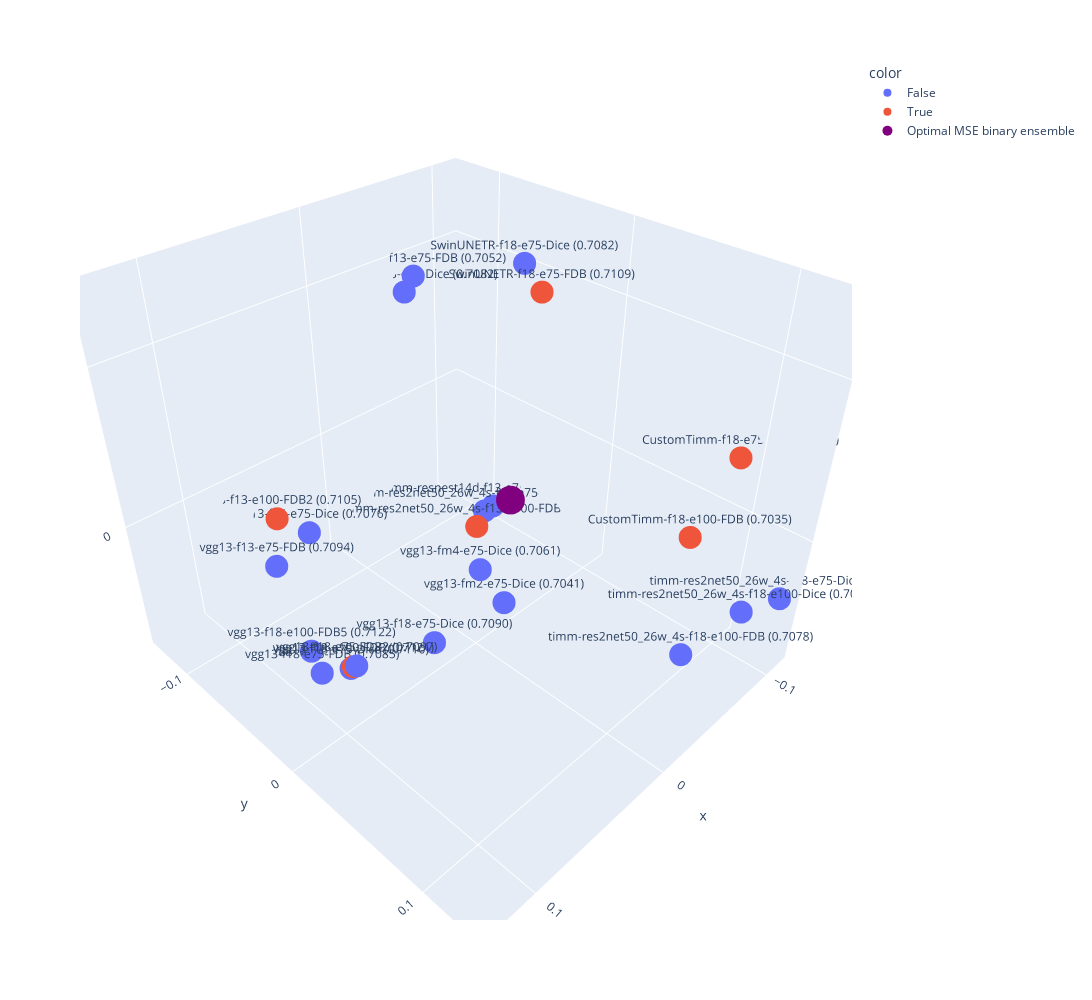

The notebook cell saved with this chart:
### Code cell
# DO the same thing in 3D
pca = PCA(n_components=3)
embedding = pca.fit_transform(1 - corr)

# plot with plotly express interactive
# set the marker color to light blue if they are in the best selection
fig = px.scatter_3d(x=embedding[:, 0], y=embedding[:, 1], z=embedding[:, 2], text=[f"{short_name(names[folder])} ({dice_scores[folder]:.4f})" for folder in folders],
                    hover_name=[f"({dice_scores[folder]:.4f}) {names[folder]}" for folder in folders],
                    color=[folder in [folders[i] for i in range(len(folders)) if best_selection[i] > 0.5] for folder in folders])

# # show the location of the best linear combination
# best_normed = best_individual / sum(best_individual)
# dice = dice_fitness(best_individual, pred_array, targets)
# fig.add_scatter3d(x=[np.dot(embedding[:, 0], best_normed)], y=[np.dot(embedding[:, 1], best_normed)], z=[np.dot(embedding[:, 2], best_normed)], mode="markers", marker=dict(size=10, color="red"), name="Genetic Algorithm weights", text=f"({dice:.4f})")
# 
# # show the location of the linear regression weights
# dice = dice_fitness(weights, pred_array, targets)
# fig.add_scatter3d(x=[np.dot(embedding[:, 0], weights)], y=[np.dot(embedding[:, 1], weights)], z=[np.dot(embedding[:, 2], weights)], mode="markers", marker=dict(size=10, color="green"), name="Linear regression weights", text=f"({dice:.4f})")
# 
# # show the location of the simple ensemble
# simple_weights = simple_selection / sum(simple_selection)
# dice = dice_fitness(simple_selection, pred_array, targets)
# fig.add_scatter3d(x=[np.dot(embedding[:, 0], simple_weights)], y=[np.dot(embedding[:, 1], simple_weights)], z=[np.dot(embedding[:, 2], simple_weights)], mode="markers", marker=dict(size=10, color="blue"), name="Top 3 model ensemble", text=f"({dice:.4f})")
# 
# show the location of the optimal ensemble according to best_selection
best_selection_weights = np.array(best_selection) / sum(best_selection)
dice = dice_fitness(best_selection, pred_array, targets)
fig.add_scatter3d(x=[np.dot(embedding[:, 0], best_selection_weights)], y=[np.dot(embedding[:, 1], best_selection_weights)], z=[np.dot(embedding[:, 2], best_selection_weights)], mode="markers", marker=dict(size=10, color="purple"), name="Optimal MSE binary ensemble", text=f"({dice:.4f})")

# set size
fig.update_layout(autosize=False, width=1500, height=1000)
fig.show()

### Figure 1 — Plotly figure (JSON) as saved in the notebook; plotly's stock layout.template omitted (floating-point values rounded to 4 significant figures)
{"data": [{"hovertemplate": "<b>%{hovertext}</b><br><br>color=False<br>x=%{x}<br>y=%{y}<br>z=%{z}<br>text=%{text}<extra></extra>", "hovertext": ["(0.7122) vgg13-Unet-f18-bs16-e100-FocalDice5BoundaryLoss", "(0.7110) vgg13-Unet-f18-bs16-e75-DiceLoss", "(0.7097) vgg13-Unet-f18-bs16-e75-FocalDice2BoundaryLoss", "(0.7094) vgg13-Unet-f13-bs16-e75-FocalDiceBoundaryLoss", "(0.7090) vgg13-Unet-f18-bs16-e75-DiceLoss", "(0.7085) vgg13-Unet-f18-bs16-e75-FocalDiceBoundaryLoss", "(0.7082) SwinUNETR-f18-bs16-e75-DiceLoss", "(0.7082) SwinUNETR-f13-bs16-e75-DiceLoss", "(0.7078) timm-res2net50_26w_4s-Unet-f18-bs16-e100-FocalDiceBoundaryLoss", "(0.7076) vgg13-Unet-f13-bs16-e75-DiceLoss", "(0.7074) timm-res2net50_26w_4s-Unet-f13-bs16-e75-DiceLoss", "(0.7061) vgg13-Unet-fm4-bs16-e75-DiceLoss", "(0.7052) SwinUNETR-f13-bs16-e75-FocalDiceBoundaryLoss", "(0.7048) timm-res2net50_26w_4s-Unet-f18-bs16-e100-DiceLoss", "(0.7041) vgg13-Unet-fm2-bs16-e75-DiceLoss", "(0.7040) timm-resnest14d-Unet-f13-bs16-e75-DiceLoss", "(0.7032) timm-res2net50_26w_4s-Unet-f18-bs16-e75-DiceLoss"], "legendgroup": "False", "marker": {"color": "#636efa", "symbol": "circle"}, "mode": "markers+text", "name": "False", "scene": "scene", "showlegend": true, "text": ["vgg13-f18-e100-FDB5 (0.7122)", "vgg13-f18-e75-Dice (0.7110)", "vgg13-f18-e75-FDB2 (0.7097)", "vgg13-f13-e75-FDB (0.7094)", "vgg13-f18-e75-Dice (0.7090)", "vgg13-f18-e75-FDB (0.7085)", "SwinUNETR-f18-e75-Dice (0.7082)", "SwinUNETR-f13-e75-Dice (0.7082)", "timm-res2net50_26w_4s-f18-e100-FDB (0.7078)", "vgg13-f13-e75-Dice (0.7076)", "timm-res2net50_26w_4s-f13-e75-Dice (0.7074)", "vgg13-fm4-e75-Dice (0.7061)", "SwinUNETR-f13-e75-FDB (0.7052)", "timm-res2net50_26w_4s-f18-e100-Dice (0.7048)", "vgg13-fm2-e75-Dice (0.7041)", "timm-resnest14d-f13-e75-Dice (0.7040)", "timm-res2net50_26w_4s-f18-e75-Dice (0.7032)"], "x": [0.124, 0.1181, 0.1237, 0.06796, 0.08115, 0.1292, -0.04224, -0.06662, -0.04257, 0.03622, -0.08885, 0.008516, -0.06858, -0.08021, 0.006033, -0.101, -0.1124], "y": [0.01123, 0.03356, 0.04558, -0.09998, 0.05131, 0.02579, -0.009179, -0.1293, 0.1126, -0.1089, -0.07943, 0.01097, -0.1226, 0.1238, 0.0271, -0.08312, 0.1294], "z": [-0.0007718, -0.0005607, 0.01347, -0.0458, 0.002938, -0.001331, 0.1396, 0.07756, -0.04796, -0.04272, -0.07582, -0.01821, 0.08959, -0.03411, -0.03383, -0.07982, -0.0409], "type": "scatter3d"}, {"hovertemplate": "<b>%{hovertext}</b><br><br>color=True<br>x=%{x}<br>y=%{y}<br>z=%{z}<br>text=%{text}<extra></extra>", "hovertext": ["(0.7121) vgg13-Unet-f18-bs16-e100-FocalDiceBoundaryLoss", "(0.7109) SwinUNETR-f18-bs16-e75-FocalDiceBoundaryLoss", "(0.7105) vgg13-Unet-f13-bs16-e100-FocalDice2BoundaryLoss", "(0.7089) timm-res2net50_26w_4s-Unet-f13-bs16-e100-FocalDiceBoundaryLoss", "(0.7035) CustomTimm-f18-bs16-e100-FocalDiceBoundaryLoss", "(0.7030) CustomTimm-f18-bs16-e75-FocalDiceBoundaryLoss"], "legendgroup": "True", "marker": {"color": "#EF553B", "symbol": "circle"}, "mode": "markers+text", "name": "True", "scene": "scene", "showlegend": true, "text": ["vgg13-f18-e100-FDB (0.7121)", "SwinUNETR-f18-e75-FDB (0.7109)", "vgg13-f13-e100-FDB2 (0.7105)", "timm-res2net50_26w_4s-f13-e100-FDB (0.7089)", "CustomTimm-f18-e100-FDB (0.7035)", "CustomTimm-f18-e75-FDB (0.7030)"], "x": [0.1228, -0.03127, 0.05633, -0.07543, -0.05647, -0.1085], "y": [0.04184, 0.01253, -0.1113, -0.07377, 0.0993, 0.09244], "z": [0.009745, 0.1345, -0.02261, -0.07906, 0.0171, 0.03895], "type": "scatter3d"}, {"marker": {"color": "purple", "size": 10}, "mode": "markers", "name": "Optimal MSE binary ensemble", "text": "(0.7173)", "x": [-0.01543], "y": [0.01018], "z": [0.01644], "type": "scatter3d"}], "layout": {"scene": {"domain": {"x": [0.0, 1.0], "y": [0.0, 1.0]}, "xaxis": {"title": {"text": "x"}}, "yaxis": {"title": {"text": "y"}}, "zaxis": {"title": {"text": "z"}}}, "legend": {"title": {"text": "color"}, "tracegroupgap": 0}, "margin": {"t": 60}, "autosize": false, "width": 1500, "height": 1000}}
